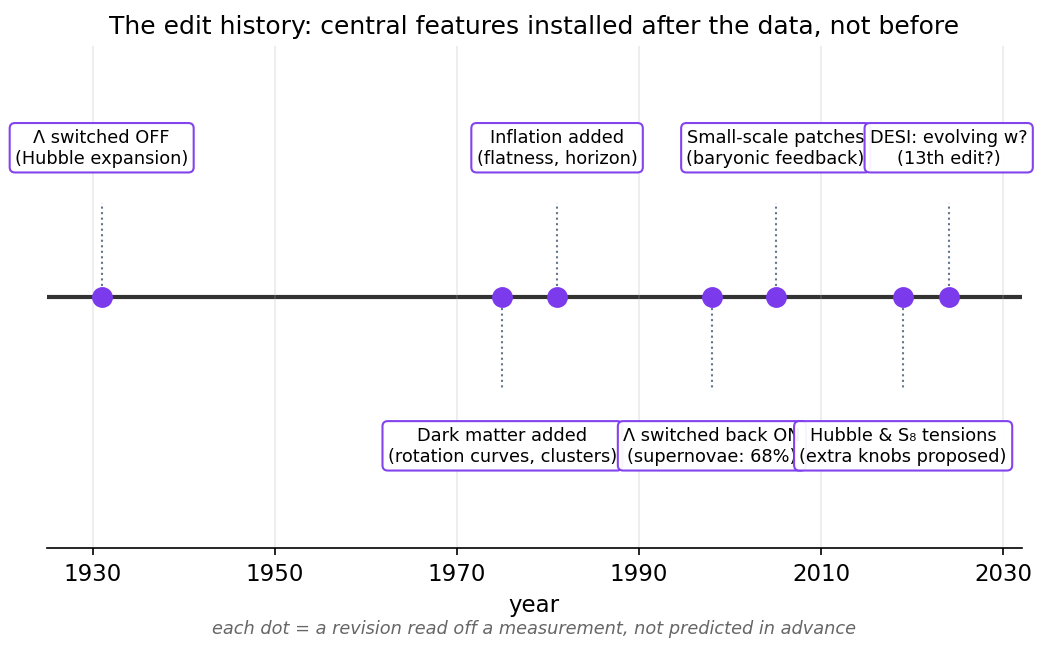

The script that saved this image:
import numpy as np, matplotlib
matplotlib.use("Agg")
import matplotlib.pyplot as plt
plt.rcParams.update({"figure.dpi":150,"savefig.dpi":150,"font.size":11,
    "axes.grid":True,"grid.alpha":0.25,"axes.spines.top":False,"axes.spines.right":False,
    "axes.titlesize":12,"figure.facecolor":"white","axes.facecolor":"white"})
C_FW="#7c3aed"; C_NEWTON="#64748b"; C_MOND="#0891b2"; C_DATA="#dc2626"

# Schematic edit-history timeline. Dates approximate, taken from the chapter's edit log.
fig, ax = plt.subplots(figsize=(7.2,4.5))

events = [
    (1931, "Λ switched OFF\n(Hubble expansion)", 1),
    (1975, "Dark matter added\n(rotation curves, clusters)", -1),
    (1981, "Inflation added\n(flatness, horizon)", 1),
    (1998, "Λ switched back ON\n(supernovae: 68%)", -1),
    (2005, "Small-scale patches\n(baryonic feedback)", 1),
    (2019, "Hubble & S₈ tensions\n(extra knobs proposed)", -1),
    (2024, "DESI: evolving w?\n(13th edit?)", 1),
]

t0, t1 = 1925, 2032
ax.plot([t0,t1],[0,0], color="#333", lw=2, zorder=1)

for yr, label, side in events:
    ax.plot([yr],[0], 'o', color=C_FW, ms=9, zorder=3)
    yt = 0.62*side
    ax.plot([yr,yr],[0, yt*0.72], color=C_NEWTON, lw=1, ls=":", zorder=2)
    va = "bottom" if side>0 else "top"
    ax.text(yr, yt, label, ha="center", va=va, fontsize=8.5,
            bbox=dict(boxstyle="round,pad=0.3", fc="white", ec=C_FW, alpha=0.95))

ax.set_xticks(range(1930,2031,20))
ax.set_yticks([])
ax.set_ylim(-1.2,1.2)
ax.set_xlim(t0,t1)
ax.spines['left'].set_visible(False)
ax.grid(axis='y', alpha=0)
ax.set_xlabel("year")
ax.set_title("The edit history: central features installed after the data, not before")
ax.text(0.5,-0.16,"each dot = a revision read off a measurement, not predicted in advance",
        transform=ax.transAxes, ha="center", va="center", fontsize=8.5, color="#666", style="italic")
fig.tight_layout(); fig.savefig("ch12_edit_history.png", bbox_inches="tight"); print("ok")
